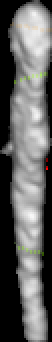
#> input picture data_cbct/21-30/females/Devika@23/pulp.bmp, 26 x 171 px, found by its file name (shown 2 times larger)
$ python devika.py
#> lines starting #> are read from the running program, lines starting #| are printed output that depends on the picture; after the words box and inside, x2 and y2 are one past the last pixel; in counts of white or black regions, pixels touching at a corner belong together
import math
import cv2
import numpy as np

SCALE_MM_TOOTH = 10
SCALE_MM_PULP  = 5
CUBE_TOOTH     = 22.358
CUBE_PULP      = 12.867
CUBE_PIXEL_LEN = 203
AGE_TRUE_LABEL = 23

def main():
    devika_pulp           = cv2.imread("kari/21-30/females/Devika@23/pulp.bmp",           cv2.IMREAD_GRAYSCALE)
#> devika_pulp: shape (171, 26); min 0, max 248, mean 97.4
    devika_tooth          = cv2.imread("kari/21-30/females/Devika@23/tooth.bmp",          cv2.IMREAD_GRAYSCALE)
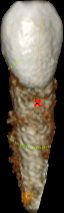
#> input picture data_cbct/21-30/females/Devika@23/tooth.bmp, 64 x 213 px, found by its file name
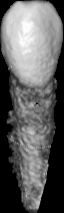
#> devika_tooth: shape (213, 64); min 0, max 252, mean 95.3
    devika_pulp_original  = cv2.imread("kari/21-30/females/Devika@23/pulp_original.bmp",  cv2.IMREAD_GRAYSCALE)
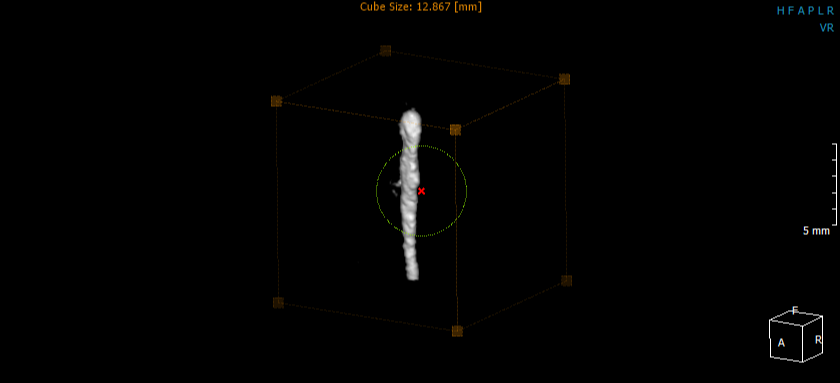
#> input picture data_cbct/21-30/females/Devika@23/pulp_original.bmp, 840 x 383 px, found by its file name
#> devika_pulp_original: shape (383, 840); min 0, max 254, mean 2.2
    devika_tooth_original = cv2.imread("kari/21-30/females/Devika@23/tooth_original.bmp", cv2.IMREAD_GRAYSCALE)
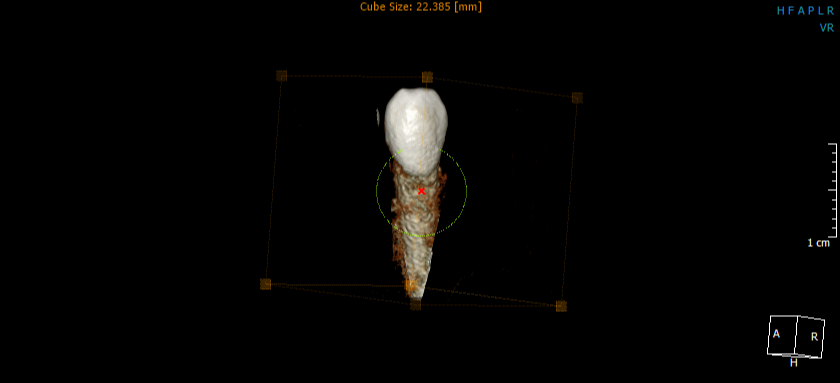
#> input picture data_cbct/21-30/females/Devika@23/tooth_original.bmp, 840 x 383 px, found by its file name
#> devika_tooth_original: shape (383, 840); min 0, max 254, mean 4.9

    devika_pulp_scale_px  = detect_pixels(devika_pulp_original)
    devika_tooth_scale_px = detect_pixels(devika_tooth_original)

    mmpx_pulp  = SCALE_MM_PULP  / devika_pulp_scale_px
    mmpx_tooth = SCALE_MM_TOOTH / devika_tooth_scale_px

    devika_tooth_white_pixels = cv2.countNonZero(devika_tooth)
    devika_pulp_white_pixels  = cv2.countNonZero(devika_pulp)

    devika_pulp_to_tooth_pixel_ratio  = devika_pulp_white_pixels / devika_tooth_white_pixels
    devika_pulp_to_tooth_volume_ratio = (((math.cbrt(CUBE_PULP)/CUBE_PIXEL_LEN)**2  * devika_pulp_white_pixels) /
                                         ((math.cbrt(CUBE_TOOTH)/CUBE_PIXEL_LEN)**2 * devika_tooth_white_pixels))
    devika_pulp_to_tooth_scale_ratio  = (
        (mmpx_pulp**2  * devika_pulp_white_pixels) /
        (mmpx_tooth**2 * devika_tooth_white_pixels)
    )

    ptr = (
        devika_pulp_white_pixels /
        devika_tooth_white_pixels
    ) * (
        (SCALE_MM_PULP * devika_tooth_scale_px) /
        (SCALE_MM_TOOTH * devika_pulp_scale_px)
    ) ** 2

    age_pred = 54.32 - (554.21 * ptr)

    print("Devika tooth white pixels: " , devika_tooth_white_pixels)
    print("Devika pulp white pixels: "  , devika_pulp_white_pixels)
    print("\nDevika PTTR (pixel)\t:\t"  , devika_pulp_to_tooth_pixel_ratio)
    print("Devika PTTR (volume)\t:\t"   , devika_pulp_to_tooth_volume_ratio)
    print("Devika PTTR (scale)\t:\t"    , devika_pulp_to_tooth_scale_ratio)
    print("Devika PTTR (normal)\t:\t"   , ptr)
    print("Devika age  (true)\t:\t"     , AGE_TRUE_LABEL)
    print("Devika age  (pred)\t:\t"     , age_pred)

    # [5 lines of commented-out code are left out]


def detect_pixels(image):
    _, w = image.shape
#> w = 840
    roi  = image[:, int(w * 0.80):]
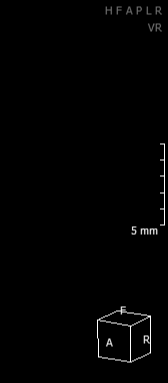
#> roi: shape (383, 168); min 0, max 254, mean 2.2

    edges = cv2.Canny(roi, 50, 150)
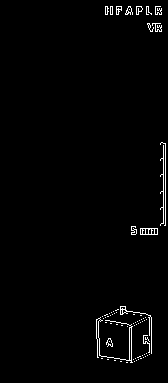
#> edges: shape (383, 168); 1.6% white in thin lines or dots, all inside (x1, y1, x2, y2) = (96, 6, 166, 363)
    lines = cv2.HoughLinesP(
        edges              ,
        1                  ,
        np.pi / 180        ,
        threshold     = 20 ,
        minLineLength = 50 ,
        maxLineGap    = 5
    )
#> lines = [[163, 223, 163, 143], [165, 225, 165, 143]]

    if lines is None:
        return None

    candidates = []
    for x1, y1, x2, y2 in lines:
        dx = abs(x2 - x1)
        dy = abs(y2 - y1)

        if dy > 5 * dx:
            candidates.append(dy)
#> this loop made 0 passes
#> after the loop, candidates = []

    return max(candidates, default=None)


if __name__ == "__main__":
#> (the run stopped early here; a loop or call above may not have finished)
